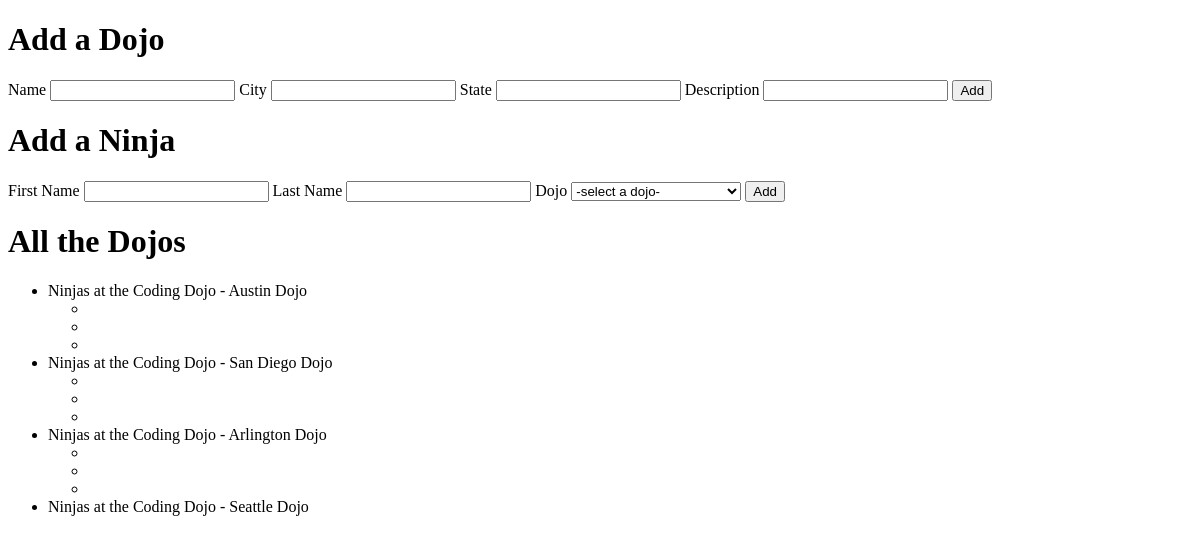
Before: / with the older database file.
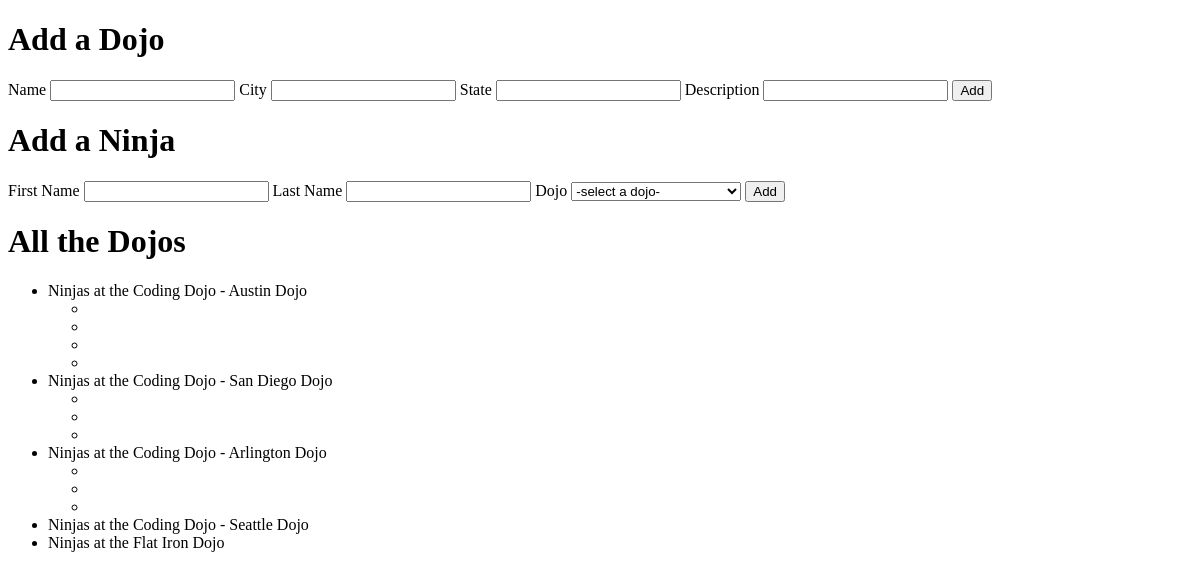
After: the same page with the newer database file.
### app_one/models.py (models this page shows)
class Dojo(models.Model):
    name = models.CharField(max_length=255)
    city = models.CharField(max_length=255)
    state = models.CharField(max_length=2)
    desc = models.TextField(default="old dojo")

### app_one/views.py (the view)
# urls.py: path('', views.index),
def index(request):
    context = {
        "dojo": Dojo.objects.all(),
        "ninja": Ninja.objects.all(),
    }
    return render(request, 'index.html', context)

### app_one/templates/index.html (shortened to what this page needs)
<!DOCTYPE html>
<html lang="en">
<head>
</head>
<body>
    <div class="dojo">
        <h1>Add a Dojo</h1>
        <form action="add_dojo" method="POST">
            <label for="name">Name</label>
            <input type="text" name="name">
            <label for="city">City</label>
            <input type="text" name="city">
            <label for="state">State</label>
            <input type="text" name="state">
            <label for="desc">Description</label>
            <input type="text" name="desc">
            <input type="submit" name="submit" value="Add">
        </form>
    </div>
    <div class="ninja">
        <h1>Add a Ninja</h1>
        <form action="add_ninja" method="POST">
            <label for="first_name">First Name</label>
            <input type="text" name="first_name">
            <label for="last_name">Last Name</label>
            <input type="text" name="last_name">
            <label for="dojo">Dojo</label>
            <select name="dojo">
                <option value="">-select a dojo-</option>
            </select>
            <input type="submit" name="submit" value="Add">
        </form>
    </div>
    <h1>All the Dojos</h1>
    <ul>
        {% for dojo in dojo %}
        <li>Ninjas at the {{ dojo.name }} Dojo
            <ul>
                {% for ninja in dojo.ninjas.all %}
                <li>{{ ninja.name }}</li>
                {% endfor %}
            </ul>
        </li>
        {% endfor %}
    </ul>
</body>
</html>

Changed rows visible on the page:
added Dojo: name "Flat Iron"
